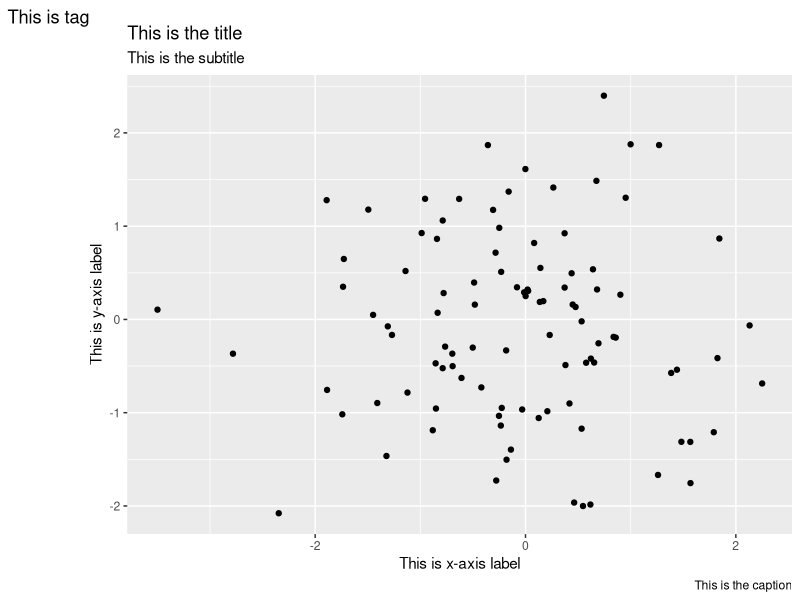
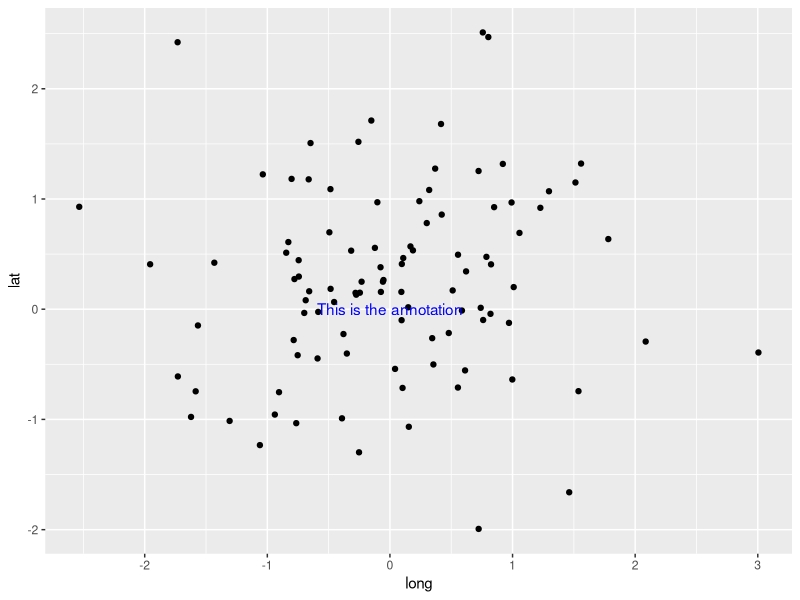

Write R code to recreate these figures, in order.
## ---- chunk 1
knitr::opts_chunk$set(warning = FALSE, message = FALSE)
knitr::opts_chunk$set(fig.align = "center", fig.width = 6, fig.asp = 0.7)
library(ggplot2)
library(dplyr)
## ---- chunk 2
ggplot(tibble(long = rnorm(100), lat = rnorm(100))) + 
  geom_point(aes(x = long, y = lat)) +
  labs(
    x = "This is x-axis label", 
    y = "This is y-axis label",
    title = "This is the title",
    subtitle = "This is the subtitle",
    caption = "This is the caption",
    tag = "This is tag"
  )
## ---- chunk 3
ggplot(tibble(long = rnorm(100), lat = rnorm(100))) + 
  geom_point(aes(x = long, y = lat)) +
  annotate(geom = "text", x = 0, y = 0, label = "This is the annotation", color = "blue")
